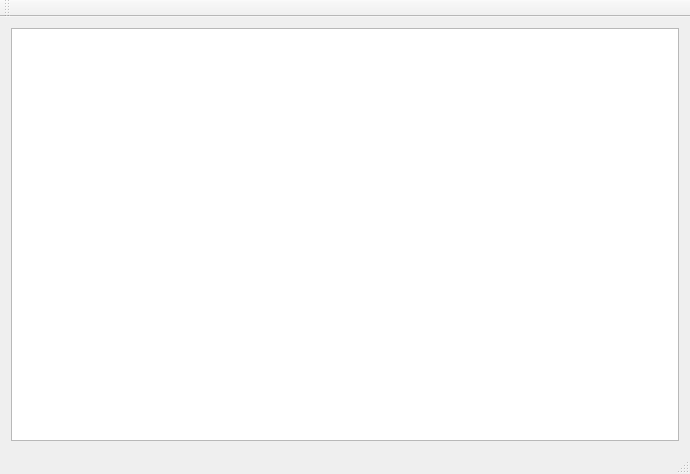
<?xml version="1.0" encoding="UTF-8"?>
<ui version="4.0">
 <class>MainWindow</class>
 <widget class="QMainWindow" name="MainWindow">
  <property name="geometry">
   <rect>
    <x>0</x>
    <y>0</y>
    <width>690</width>
    <height>474</height>
   </rect>
  </property>
  <property name="windowTitle">
   <string>MainWindow</string>
  </property>
  <widget class="QWidget" name="centralWidget">
   <layout class="QGridLayout" name="gridLayout">
    <item row="0" column="0">
     <widget class="QListWidget" name="listWidget"/>
    </item>
   </layout>
  </widget>
  <widget class="QMenuBar" name="menuBar">
   <property name="geometry">
    <rect>
     <x>0</x>
     <y>0</y>
     <width>690</width>
     <height>22</height>
    </rect>
   </property>
  </widget>
  <widget class="QToolBar" name="mainToolBar">
   <attribute name="toolBarArea">
    <enum>TopToolBarArea</enum>
   </attribute>
   <attribute name="toolBarBreak">
    <bool>false</bool>
   </attribute>
  </widget>
  <widget class="QStatusBar" name="statusBar"/>
 </widget>
 <layoutdefault spacing="6" margin="11"/>
 <resources/>
 <connections/>
</ui>
